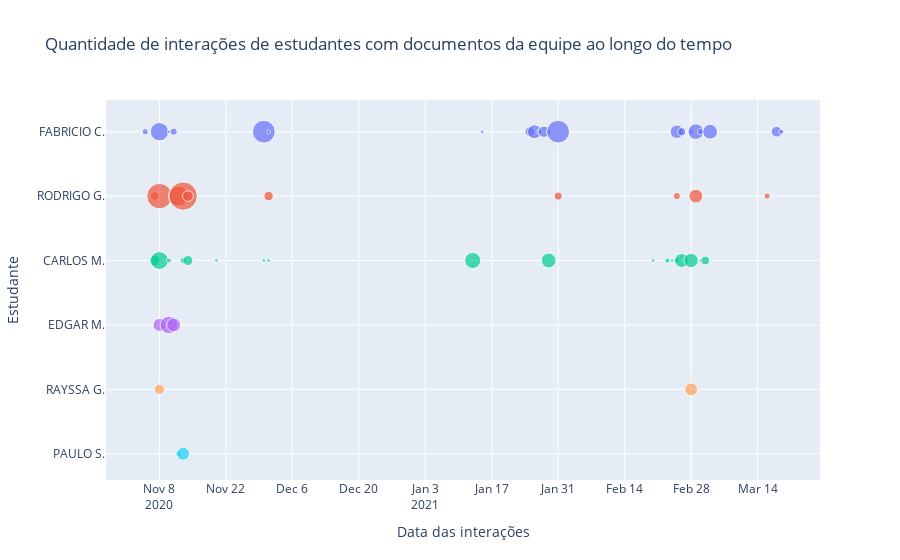

The notebook cell this image was saved under:
### Code cell
fig = px.scatter(df4, 
                 x=df4.index, 
                 y="actor", 
                 size="total", 
                 color="actor", 
                 height=500, 
                 labels=users, 
                 title="Quantidade de interações de estudantes com documentos da equipe ao longo do tempo",
                )
# fig.update_xaxes(rangeslider_visible=True, rangeselector_bgcolor='#4287f5', rangeselector_activecolor='#4287f5')
# fig.update_traces(marker=dict(size=14), selector=dict(mode='markers'))
fig.layout.update(showlegend=False)
fig.show()

### Figure 1 — Plotly figure (JSON) as saved in the notebook; plotly's stock layout.template omitted (floating-point values rounded to 4 significant figures)
{"data": [{"hovertemplate": "Estudante=%{y}<br>Data das interações=%{x}<br>Interações totais (tamanho da circuferência)=%{marker.size}<extra></extra>", "legendgroup": "FABRICIO C.", "marker": {"color": "#636efa", "size": [3, 26, 1, 4, 40, 1, 1, 7, 15, 2, 10, 2, 40, 14, 5, 2, 19, 3, 17, 9, 2], "sizemode": "area", "sizeref": 0.155, "symbol": "circle"}, "mode": "markers", "name": "FABRICIO C.", "orientation": "v", "showlegend": true, "type": "scatter", "x": ["2020-11-05", "2020-11-08", "2020-11-10", "2020-11-11", "2020-11-30", "2020-12-01", "2021-01-15", "2021-01-25", "2021-01-26", "2021-01-27", "2021-01-28", "2021-01-29", "2021-01-31", "2021-02-25", "2021-02-26", "2021-02-28", "2021-03-01", "2021-03-02", "2021-03-04", "2021-03-18", "2021-03-19"], "xaxis": "x", "y": ["FABRICIO C.", "FABRICIO C.", "FABRICIO C.", "FABRICIO C.", "FABRICIO C.", "FABRICIO C.", "FABRICIO C.", "FABRICIO C.", "FABRICIO C.", "FABRICIO C.", "FABRICIO C.", "FABRICIO C.", "FABRICIO C.", "FABRICIO C.", "FABRICIO C.", "FABRICIO C.", "FABRICIO C.", "FABRICIO C.", "FABRICIO C.", "FABRICIO C.", "FABRICIO C."], "yaxis": "y"}, {"hovertemplate": "Estudante=%{y}<br>Data das interações=%{x}<br>Interações totais (tamanho da circuferência)=%{marker.size}<extra></extra>", "legendgroup": "RODRIGO G.", "marker": {"color": "#EF553B", "size": [6, 50, 31, 62, 9, 7, 5, 4, 15, 3], "sizemode": "area", "sizeref": 0.155, "symbol": "circle"}, "mode": "markers", "name": "RODRIGO G.", "orientation": "v", "showlegend": true, "type": "scatter", "x": ["2020-11-07", "2020-11-08", "2020-11-12", "2020-11-13", "2020-11-14", "2020-12-01", "2021-01-31", "2021-02-25", "2021-03-01", "2021-03-16"], "xaxis": "x", "y": ["RODRIGO G.", "RODRIGO G.", "RODRIGO G.", "RODRIGO G.", "RODRIGO G.", "RODRIGO G.", "RODRIGO G.", "RODRIGO G.", "RODRIGO G.", "RODRIGO G."], "yaxis": "y"}, {"hovertemplate": "Estudante=%{y}<br>Data das interações=%{x}<br>Interações totais (tamanho da circuferência)=%{marker.size}<extra></extra>", "legendgroup": "CARLOS M.", "marker": {"color": "#00cc96", "size": [9, 25, 2, 3, 8, 1, 1, 1, 20, 17, 1, 2, 1, 3, 15, 16, 1, 6], "sizemode": "area", "sizeref": 0.155, "symbol": "circle"}, "mode": "markers", "name": "CARLOS M.", "orientation": "v", "showlegend": true, "type": "scatter", "x": ["2020-11-07", "2020-11-08", "2020-11-10", "2020-11-13", "2020-11-14", "2020-11-20", "2020-11-30", "2020-12-01", "2021-01-13", "2021-01-29", "2021-02-20", "2021-02-23", "2021-02-24", "2021-02-25", "2021-02-26", "2021-02-28", "2021-03-02", "2021-03-03"], "xaxis": "x", "y": ["CARLOS M.", "CARLOS M.", "CARLOS M.", "CARLOS M.", "CARLOS M.", "CARLOS M.", "CARLOS M.", "CARLOS M.", "CARLOS M.", "CARLOS M.", "CARLOS M.", "CARLOS M.", "CARLOS M.", "CARLOS M.", "CARLOS M.", "CARLOS M.", "CARLOS M.", "CARLOS M."], "yaxis": "y"}, {"hovertemplate": "Estudante=%{y}<br>Data das interações=%{x}<br>Interações totais (tamanho da circuferência)=%{marker.size}<extra></extra>", "legendgroup": "EDGAR M.", "marker": {"color": "#ab63fa", "size": [13, 24, 15], "sizemode": "area", "sizeref": 0.155, "symbol": "circle"}, "mode": "markers", "name": "EDGAR M.", "orientation": "v", "showlegend": true, "type": "scatter", "x": ["2020-11-08", "2020-11-10", "2020-11-11"], "xaxis": "x", "y": ["EDGAR M.", "EDGAR M.", "EDGAR M."], "yaxis": "y"}, {"hovertemplate": "Estudante=%{y}<br>Data das interações=%{x}<br>Interações totais (tamanho da circuferência)=%{marker.size}<extra></extra>", "legendgroup": "RAYSSA G.", "marker": {"color": "#FFA15A", "size": [8, 13], "sizemode": "area", "sizeref": 0.155, "symbol": "circle"}, "mode": "markers", "name": "RAYSSA G.", "orientation": "v", "showlegend": true, "type": "scatter", "x": ["2020-11-08", "2021-02-28"], "xaxis": "x", "y": ["RAYSSA G.", "RAYSSA G."], "yaxis": "y"}, {"hovertemplate": "Estudante=%{y}<br>Data das interações=%{x}<br>Interações totais (tamanho da circuferência)=%{marker.size}<extra></extra>", "legendgroup": "PAULO S.", "marker": {"color": "#19d3f3", "size": [3, 13], "sizemode": "area", "sizeref": 0.155, "symbol": "circle"}, "mode": "markers", "name": "PAULO S.", "orientation": "v", "showlegend": true, "type": "scatter", "x": ["2020-11-12", "2020-11-13"], "xaxis": "x", "y": ["PAULO S.", "PAULO S."], "yaxis": "y"}], "layout": {"autosize": true, "legend": {"itemsizing": "constant", "title": {"text": "Estudante"}, "tracegroupgap": 0}, "showlegend": false, "title": {"text": "Quantidade de interações de estudantes com documentos da equipe ao longo do tempo"}, "xaxis": {"anchor": "y", "autorange": true, "domain": [0, 1], "range": ["2020-10-28 02:34:01.1016", "2021-03-26 20:05:31.2032"], "title": {"text": "Data das interações"}, "type": "date"}, "yaxis": {"anchor": "x", "autorange": true, "categoryarray": ["PAULO S.", "RAYSSA G.", "EDGAR M.", "CARLOS M.", "RODRIGO G.", "FABRICIO C."], "categoryorder": "array", "domain": [0, 1], "range": [-0.4335, 5.535], "title": {"text": "Estudante"}, "type": "category"}}}
